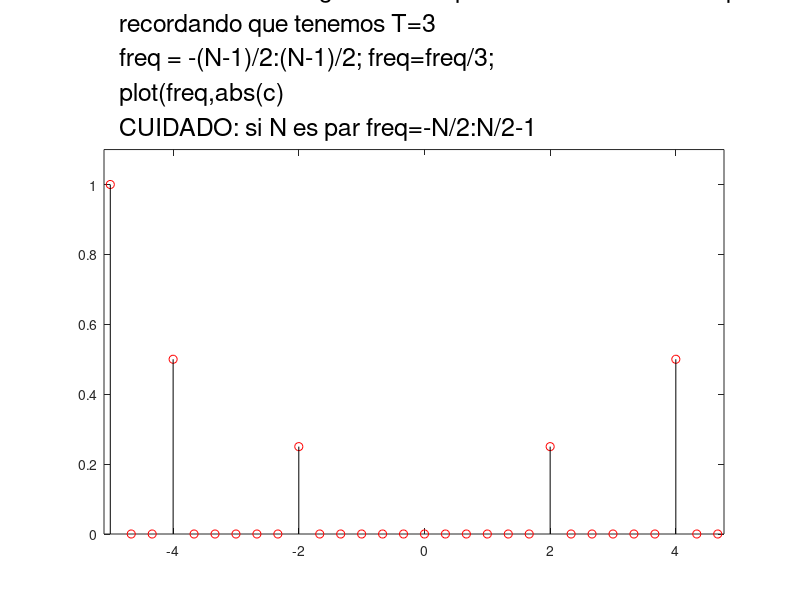

Source code (MATLAB):
%Ejemplo de uso transformada rápida

close all
scrsz = get(0,'ScreenSize');
fig=figure('Position',[1 scrsz(4) scrsz(3) scrsz(4)]);


ax1=subplot(5,1,1,'Visible','off');
ax2=subplot(5,1,[2 5]);



descr = {'Empezamos con y=sin(2*pi*t)','que muestreamos en el intervalo [0,1] usando Fs','Por ejemplo Fs=7'};

axes(ax1); % sets ax1 to current axes

set(gca,'DefaulttextFontSize',18);
txt=text(.025,0.8,descr);


axes(ax2);


T=1;
fs=7;
N=T*fs;
t=0:1/fs:T-1/fs;
y=sin(2*pi*t);


tt=linspace(0,1,500);
yy=sin(2*pi*tt);

plot(tt,yy,t,y,'ro');

pause
set(txt,'String',{'Calculamos la transformada discreta:','b=fft(y)'})
pause
b=fft(y);
cla()



plot(abs(b),'ro');
hold on;
for i=1:length(b)
    plot([i i],[0 abs(b(i))],'k')
end

axis([0,length(b)+1,0, max(abs(b))+0.3]);
pause

cla();

set(txt,'String',{'Ahora reordenamos las frecuencias:','c=fftshift(y)', ' plot(abs(c))'})
c=fftshift(b);
plot(abs(c),'ro');
hold on;
for i=1:length(c)
    plot([i i],[0 abs(c(i))],'k')
end
pause;

cla();

set(txt,'String',{'Además de reordenar hay que dividir por N:','c=fftshift(b)/N', ' plot(abs(c))'})
c=fftshift(b)/N;
plot(abs(c),'ro');
hold on;
for i=1:length(c)
    plot([i i],[0 abs(c(i))],'k')
end
pause;


set(txt,'String',{'Ahora vamos a asignar a cada punto de c la frecuencia que le corresponde',...
    'freq = -(N-1)/2:(N-1)/2','plot(freq,abs(c)','','CUIDADO: si N es par freq=-N/2:N/2-1'});


if mod(N,2)==1
    freq=-(N-1)/2:(N-1)/2;
else
    freq=-N/2:N/2-1;
end

pause
cla();

plot(freq,abs(c),'ro');
hold on;
for i=1:length(b)
    plot([freq(i) freq(i)],[0 abs(c(i))],'k')
end

axis([min(freq),max(freq),0, max(abs(c))+0.1]);

pause


%%%%%%%%%%%%%%%%%%%%%%%%%%%%%%%%%%%%%%%%%%%%%%%%%%%%%%%%%%%%%%%%%%%%%%%%%
cla()

set(txt,'String',{'¿Qué ocurre si usamos el doble de tiempo T=2','manteniendo la misma separación entre puntos o muestreo'});

fs=7;
T=2;
N=T*fs;

t=0:1/fs:T-1/fs;
y=sin(2*pi*t);


tt=linspace(0,2,500);
yy=sin(2*pi*tt);

plot(tt,yy,t,y,'ro');

axis([0,2,-1.1,1.1]);

pause
set(txt,'String',{'Calculamos la transformada discreta:','b=fft(y)'})
pause
b=fft(y);
cla()



plot(abs(b),'ro');
hold on;
for i=1:length(b)
    plot([i i],[0 abs(b(i))],'k')
end

axis([0,length(b)+1,0, max(abs(b))+0.3]);
pause

cla();

set(txt,'String',{'Ahora reordenamos las frecuencias:','c=fftshift(b)', ' plot(abs(c))'})
c=fftshift(b);
plot(abs(c),'ro');
hold on;
for i=1:length(c)
    plot([i i],[0 abs(c(i))],'k')
end
pause;

cla()

set(txt,'String',{'Además de reordenar hay que dividir por N:',...
    'Pero ahora N aquí es el número de puntos total: 14',...
    'ya que tenemos dos periodos T=2','c=fftshift(y)/N', ' plot(abs(c))'})
c=fftshift(b)/N;
plot(abs(c),'ro');
hold on;
for i=1:length(c)
    plot([i i],[0 abs(c(i))],'k')
end
pause;


set(txt,'String',{'Ahora vamos a asignar a cada punto de c la frecuencia que le corresponde',...
    'En general, para un periodo T, las frecuencias son ... -3/T, -2/T,-1/T, 0, 1/T, 2/T, 3/T...',...
    'freq = -(N-1)/2:(N-1)/2; freq=freq/T;','plot(freq,abs(c)','CUIDADO: si N es par freq=-N/2:N/2-1'});


if mod(N,2)==1
    freq=-(N-1)/2:(N-1)/2;
else
    freq=-N/2:N/2-1;
end

freq=freq/T;
pause
cla();

plot(freq,abs(c),'ro');
hold on;
for i=1:length(b)
    plot([freq(i) freq(i)],[0 abs(c(i))],'k')
end

axis([min(freq)-0.1,max(freq)+0.1,0, max(abs(c))+0.1]);

pause


%%%%%%%%%%%%%%%%%%%%%%%%%%%%%%%%%%%%%%%%%%%%%%%%%%%%%%%%%%%%%%%%%%%%%%%%%%


cla

descr={'Tomemos ahora una señal compuesta:',...
    'y=0.5*sin(2*pi*2*t)+cos(2*pi*5*t)-sin(2*pi*4*t)',...
    'que dibujamos en el intervalo [0,3) usando 30 puntos',...
    'es decir, muestreamos la señal con fs=1/10',...
    't=0:1/fs:T-1/fs'};

set(txt,'String',descr);

T=3;
fs=10;

t=0:1/fs:T-1/fs;
N=fs*T;


y=0.5*sin(2*pi*2*t)+cos(2*pi*5*t)-sin(2*pi*4*t);


plot(t,y,'ro');
hold on
tfino=linspace(0,T,500);
yfino=0.5*sin(2*pi*2*tfino)+cos(2*pi*5*tfino)-sin(2*pi*4*tfino);
plot(tfino,yfino);

axis([0,T,min(yfino)-0.1,max(yfino)+0.1]);

pause

set(txt,'String',{'Calculamos la transformada discreta:','b=fft(y)'})
pause
b=fft(y);
cla()



plot(abs(b),'ro');
hold on;
for i=1:length(b)
    plot([i i],[0 abs(b(i))],'k')
end

axis([0,length(b)+1,0, max(abs(b))+0.3]);
pause

cla();

set(txt,'String',{'Ahora reordenamos las frecuencias:','c=fftshift(y)', ' plot(abs(c))'})
c=fftshift(b);
plot(abs(c),'ro');
hold on;
for i=1:length(c)
    plot([i i],[0 abs(c(i))],'k')
end
pause;

cla()

set(txt,'String',{'Además de reordenar hay que dividir por N:',...
    'Pero ahora N aquí es el número de puntos total: 30',...
    'ya que tenemos tres periodos T=3','c=fftshift(y)/N', ' plot(abs(c))'})
c=fftshift(b)/N;
plot(abs(c),'ro');
hold on;
for i=1:length(c)
    plot([i i],[0 abs(c(i))],'k')
end

axis([0,length(c)+1,0, max(abs(c))+0.3]);
pause;


set(txt,'String',{'Ahora vamos a asignar a cada punto de c la frecuencia que le corresponde',...
    'recordando que tenemos T=3',...
    'freq = -(N-1)/2:(N-1)/2; freq=freq/3;','plot(freq,abs(c)','CUIDADO: si N es par freq=-N/2:N/2-1'});


if mod(N,2)==1
    freq=-(N-1)/2:(N-1)/2;
else
    freq=-N/2:N/2-1;
end

freq=freq/T;

pause
cla();

plot(freq,abs(c),'ro');
hold on;
for i=1:length(b)
    plot([freq(i) freq(i)],[0 abs(c(i))],'k')
end

axis([min(freq)-0.1,max(freq)+0.1,0, max(abs(c))+0.1]);

pause
















